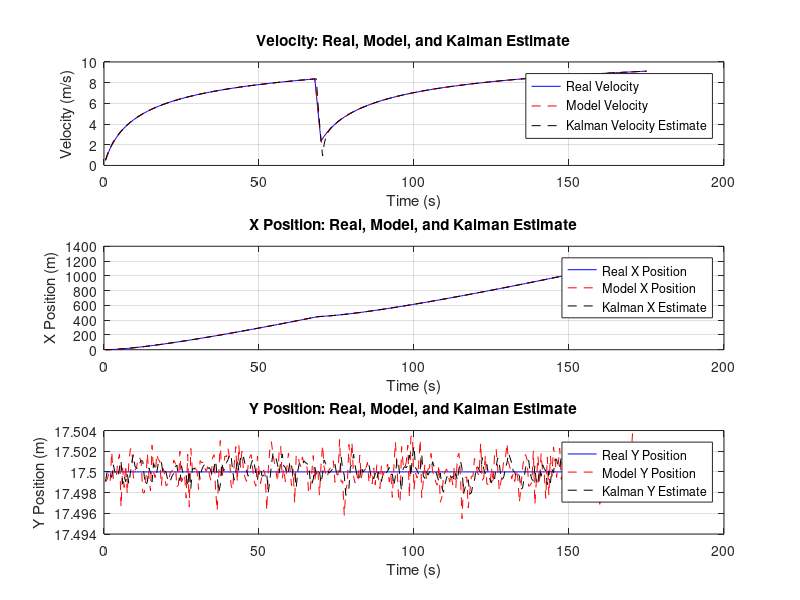

MATLAB code for this plot: (Note: this script raises an error after producing the figure.)
%% Kalman Filter
clear; close all; clc;

% Load data from simulation of system dynamic model
load model_main.mat Ad Bd Cd Dd SigmaW SigmaV dt t u x z X Y Vel
% load model_merge.mat Ad Bd Cd Dd SigmaW SigmaV dt t u x z X Y Vel

% Determine number of states and timesteps
[nx ,nt] = size (x);
[nz, nt_] = size (z);
% Initialize state estimate and covariance
xhat = x(:, 1); SigmaX = zeros(nx ,nx);
% Initialize storage for state / bounds for plotting purposes
xhatstore = zeros (nx ,nt); boundstore = zeros(nx ,nt);
xhatstore(:, 1) = xhat;
% Initialize storage for measurement output
zhatstore = zeros (nz ,nt_);
zhatstore(:, 1) = z(:, 1);
for k = 2:length(t)
    % KF Step 1a: State prediction time update
    xhat = Ad(:,:,k-1) * xhat + Bd(:,:,k-1)*u(k-1); % use prior value of "u"
    % KF Step 1b: Prediction - error covariance time update
    SigmaX = Ad(:,:,k-1) * SigmaX * Ad(:,:,k-1)' + SigmaW(:,:,k-1);
    % KF Step 1c: Predict system output
    zhat = Cd* xhat + Dd*u(k); % use present value of "u"

    % KF Step 2a: Compute estimator matrix
    L = SigmaX * Cd' /( Cd* SigmaX *Cd'+ SigmaV);
    % KF Step 2b: State estimate measurement update
    xhat = xhat + L*(z(:,k) - zhat);
    % KF Step 2c: Estimation - error covariance measurement update
    SigmaX = (eye(nx)-L*Cd)* SigmaX;
    % [ Store estimate and bounds for evaluation / plotting purposes ]
    xhatstore(:,k) = xhat;
    zhatstore(:,k) = zhat;
    boundstore(:,k) = 3* sqrt(diag(SigmaX));
end

%% save mat file for KF
% save model_main_KF.mat xhatstore zhatstore
save model_merge_KF.mat xhatstore zhatstore

%% Plotting the Kalman Filter Results

%% Full Code to Plot Real Data, Model Data, and Kalman Estimates Only (No Errors)

figure;

% Velocity Plot: Real, Model, and Kalman
subplot(3, 1, 1);
plot(t, Vel, 'b-', 'DisplayName', 'Real Velocity');
hold on;
plot(t, z(3, :), 'r--', 'DisplayName', 'Model Velocity');
plot(t, zhatstore(3, :), 'k--', 'DisplayName', 'Kalman Velocity Estimate');
xlabel('Time (s)');
ylabel('Velocity (m/s)');
title('Velocity: Real, Model, and Kalman Estimate');
legend('show');
grid on;

% X Position Plot: Real, Model, and Kalman
subplot(3, 1, 2);
plot(t, X, 'b-', 'DisplayName', 'Real X Position');
hold on;
plot(t, z(1, :), 'r--', 'DisplayName', 'Model X Position');
plot(t, zhatstore(1, :), 'k--', 'DisplayName', 'Kalman X Estimate');
xlabel('Time (s)');
ylabel('X Position (m)');
title('X Position: Real, Model, and Kalman Estimate');
legend('show');
grid on;

% Y Position Plot: Real, Model, and Kalman
subplot(3, 1, 3);
plot(t, Y, 'b-', 'DisplayName', 'Real Y Position');
hold on;
plot(t, z(2, :), 'r--', 'DisplayName', 'Model Y Position');
plot(t, zhatstore(2, :), 'k--', 'DisplayName', 'Kalman Y Estimate');
xlabel('Time (s)');
ylabel('Y Position (m)');
title('Y Position: Real, Model, and Kalman Estimate');
legend('show');
grid on;

% Add a main title for the figure
sgtitle('Comparison of Real Data, Model Data, and Kalman Estimates for X, Y, and Velocity');

%% error

figure;

% Velocity Errors
subplot(3, 1, 1);
plot(t, Vel - zhatstore(3, :)', 'm-', 'DisplayName', 'Error: Real vs Kalman');
hold on;
plot(t, z(3, :) - zhatstore(3, :), 'g-', 'DisplayName', 'Error: Model vs Kalman');
plot(t, Vel - z(3, :)', 'c-', 'DisplayName', 'Error: Real vs Model');
xlabel('Time (s)');
ylabel('Velocity Error (m/s)');
title('Velocity Errors');
legend('show');
grid on;

% X Position Errors
subplot(3, 1, 2);
plot(t, X - zhatstore(1, :)', 'm-', 'DisplayName', 'Error: Real vs Kalman');
hold on;
plot(t, z(1, :) - zhatstore(1, :), 'g-', 'DisplayName', 'Error: Model vs Kalman');
plot(t, X - z(1, :)', 'c-', 'DisplayName', 'Error: Real vs Model');
xlabel('Time (s)');
ylabel('X Position Error (m)');
title('X Position Errors');
legend('show');
grid on;

% Y Position Errors
subplot(3, 1, 3);
plot(t, Y - zhatstore(2, :)', 'm-', 'DisplayName', 'Error: Real vs Kalman');
hold on;
plot(t, z(2, :) - zhatstore(2, :), 'g-', 'DisplayName', 'Error: Model vs Kalman');
plot(t, Y - z(2, :)', 'c-', 'DisplayName', 'Error: Real vs Model');
xlabel('Time (s)');
ylabel('Y Position Error (m)');
title('Y Position Errors');
legend('show');
grid on;

% Add a main title for the error figure
sgtitle('Errors between Real Data, Model Data, and Kalman Estimates for X, Y, and Velocity');
